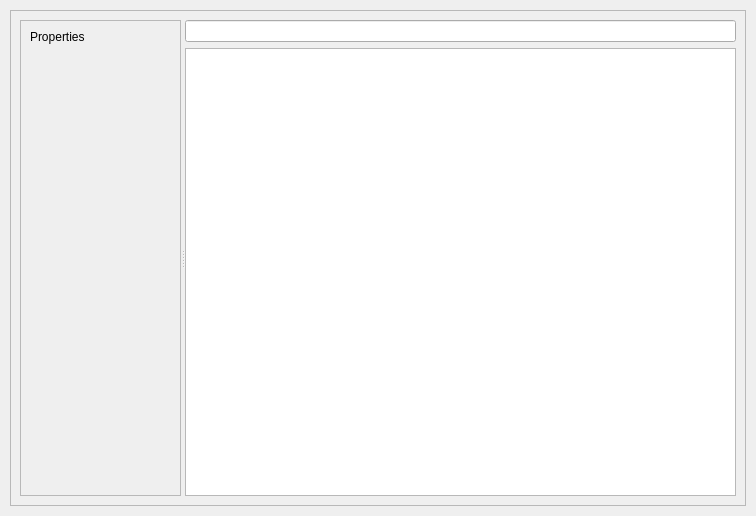
<?xml version="1.0" encoding="UTF-8"?>
<ui version="4.0">
 <class>Form</class>
 <widget class="QWidget" name="Form">
  <property name="geometry">
   <rect>
    <x>0</x>
    <y>0</y>
    <width>756</width>
    <height>516</height>
   </rect>
  </property>
  <property name="sizePolicy">
   <sizepolicy hsizetype="Expanding" vsizetype="Expanding">
    <horstretch>0</horstretch>
    <verstretch>0</verstretch>
   </sizepolicy>
  </property>
  <property name="windowTitle">
   <string>Form</string>
  </property>
  <layout class="QVBoxLayout" name="verticalLayout_2">
   <property name="leftMargin">
    <number>10</number>
   </property>
   <property name="topMargin">
    <number>10</number>
   </property>
   <property name="rightMargin">
    <number>10</number>
   </property>
   <property name="bottomMargin">
    <number>10</number>
   </property>
   <item>
    <widget class="QScrollArea" name="scrollArea">
     <property name="widgetResizable">
      <bool>true</bool>
     </property>
     <widget class="QWidget" name="scrollAreaWidgetContents">
      <property name="geometry">
       <rect>
        <x>0</x>
        <y>0</y>
        <width>734</width>
        <height>494</height>
       </rect>
      </property>
      <layout class="QVBoxLayout" name="verticalLayout_3">
       <item>
        <widget class="QSplitter" name="ui_splitter">
         <property name="orientation">
          <enum>Qt::Horizontal</enum>
         </property>
         <widget class="QWidget" name="widget_2" native="true">
          <layout class="QGridLayout" name="gridLayout_4">
           <item row="0" column="0">
            <widget class="QScrollArea" name="scrollArea_2">
             <property name="widgetResizable">
              <bool>true</bool>
             </property>
             <widget class="QWidget" name="scrollAreaWidgetContents_2">
              <property name="geometry">
               <rect>
                <x>0</x>
                <y>0</y>
                <width>141</width>
                <height>444</height>
               </rect>
              </property>
              <layout class="QVBoxLayout" name="verticalLayout">
               <item>
                <widget class="QLabel" name="label">
                 <property name="text">
                  <string>Properties</string>
                 </property>
                </widget>
               </item>
               <item>
                <layout class="QVBoxLayout" name="ui_common_box"/>
               </item>
               <item>
                <layout class="QVBoxLayout" name="ui_specific_box"/>
               </item>
               <item>
                <spacer name="verticalSpacer">
                 <property name="orientation">
                  <enum>Qt::Vertical</enum>
                 </property>
                 <property name="sizeHint" stdset="0">
                  <size>
                   <width>20</width>
                   <height>40</height>
                  </size>
                 </property>
                </spacer>
               </item>
              </layout>
             </widget>
            </widget>
           </item>
          </layout>
         </widget>
         <widget class="QWidget" name="widget" native="true">
          <layout class="QGridLayout" name="gridLayout_2">
           <item row="0" column="0">
            <widget class="QLineEdit" name="ui_filter"/>
           </item>
           <item row="1" column="0">
            <widget class="QTreeView" name="ui_tree"/>
           </item>
          </layout>
         </widget>
        </widget>
       </item>
      </layout>
     </widget>
    </widget>
   </item>
  </layout>
 </widget>
 <resources/>
 <connections/>
</ui>
